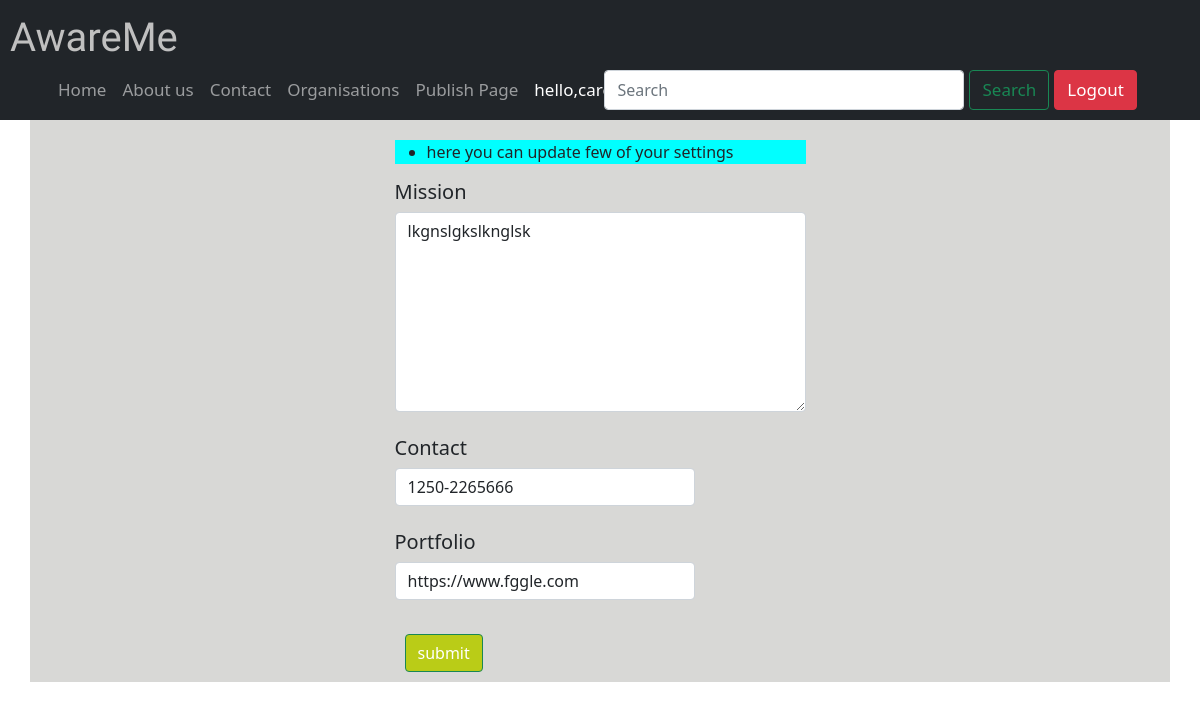
Page /awareme/account_setting/ (signed in) on the committed database.
### awaremeapp/models.py (models this page shows, shortened)
class OrgDetail(models.Model):
    user=models.OneToOneField(User,null=True,blank=True, on_delete=models.CASCADE)
    mission=models.TextField(blank=True,null=True)
    Contact=models.CharField(max_length=15,null=True)
    portfolio=models.URLField(blank=True,null=True)

### awaremeapp/decorators.py (the view)
        def wrapper_func(request,*args,**kwargs):
            group=None
            if request.user.groups.exists():
                group=request.user.groups.all()[0].name
            if group in allowed_roles:
                return view_func(request,*args,**kwargs)
            else:
                return HttpResponse('error page not found')

### awaremeapp/forms.py
class Organisation(ModelForm):
    class Meta:
        model = OrgDetail
        fields = '__all__'
        exclude=['user']
        widgets={
            'mission':Textarea(attrs={
                'class':"form-control",
                'style':'max-width:500px;max-height:200px',
                'placeholder':'mission'
            }),
            'Contact':TextInput(attrs={
                'class':"form-control",
                'style':'max-width:300px;',
                'placeholder':'contact'
            }),
            'portfolio':TextInput(attrs={
                'class':"form-control",
                'style':'max-width:300px;',
                'placeholder':'http://example.com'
            }),
        }

### awaremeapp/views.py (called while the page is built)
@login_required(login_url='login')
@allowed_user(allowed_roles=['admin', 'NGO'])
def account_set(request):
    ngo = request.user.orgdetail
    form = Organisation(instance=ngo)
    if request.method == 'POST':
        form = Organisation(request.POST, request.FILES, instance=ngo)
        if form.is_valid():
            form.save()
            return redirect('listFeed')
    context = {'form': form}
    return render(request, 'awaremeapp/account_setting.html', context)

### templates/awaremeapp/account_setting.html (shortened to what this page needs)
{% extends 'awaremeapp/orgbase.html' %}
{% load static %}
{% block content %}
<div class="container backg" style="display: flex;
    justify-content: center; ">
<form method="POST" enctype="multipart/form-data" style="margin-top: 20px;">
<ul style="background-color: rgb(1, 255, 255);"><li>here you can update few of your settings </li></ul>
<h5>{{form.mission.label}}</h5>
{{form.mission}}
<br>
<h5>{{form.Contact.label}}</h5>
{{form.Contact}}
<br>
<h5>{{form.portfolio.label}}</h5>
{{form.portfolio}}
<br>
<input type="submit" class="btn btn-success" style="background-color: rgb(186, 204, 23); margin: 10px;" value="submit">
</form>
</div>
{% endblock %}

### templates/awaremeapp/orgbase.html (shortened to what this page needs)
{% load static %}
<!DOCTYPE html>
<html lang="en">
<head>
  <link href="https://cdn.jsdelivr.net/npm/bootstrap@5.0.0/dist/css/bootstrap.min.css" rel="stylesheet"
>
  <link rel="stylesheet" href="{% static '/css/static.css' %}">
</head>
<body style="background: url('/static/images/do.jpg') no-repeat fixed center;background-size: cover;">
  <nav class="navbar navbar-expand-lg navbar-dark bg-dark sticky-top navflex ">
    <div >
    <a class="navbar-brand" id="font" style="margin-left:10px;" href="/">AwareMe</a>
      <div class="collapse navbar-collapse" id="navbarSupportedContent" style="margin-left:50px;">
        <ul class="navbar-nav me-0 mb-2 mb-lg-0">
          <li class="nav-item">
            <a class="nav-link size {% block homeactive %} {% endblock homeactive %}" aria-current="page"
              href="{% url 'listFeed'%}">Home</a>
          </li>
          <li class="nav-item">
            <a class="nav-link size {% block aboutactive %} {% endblock aboutactive %}" aria-current="page"
              href="{% url 'aboutus' %}">About us<a>
          </li>
          <li class="nav-item">
            <a class="nav-link size {% block contactactive %} {% endblock contactactive %}" aria-current="page"
              href="{% url 'contact' %}">Contact</a>
          </li>
          <li class="nav-item">
            <a class="nav-link size {% block organistionactive %} {% endblock organistionactive %}" aria-current="page"
              href="{% url 'details' %}">Organisations</a>
          </li>
          {% for group in request.user.groups.all %}
          {% if group.name == 'NGO' %}
          <li class="nav-item">
            <a class="nav-link size {% block newsactive %} {% endblock newsactive %} " href="{% url 'publishedFeed' %}">Publish Page</a>
          </li>
          {%endif%}
          {%endfor%}
          <li class="nav-item ">
            <a class="nav-link size active" aria-current="page">hello,{{request.user}}</a>
          </li>
        </ul>
        <form class="d-flex" method="GET" action="{% url 'search' %}">
          <input class="form-control inoutlog wid " type="search" placeholder="Search" name="query" id="query"
            aria-label="Search">
          <button class="btn btn-outline-success size mx-1 inoutlog" type="submit">Search</button>
        </form>
        <div>
          {% if user.is_authenticated %}
          <a class="btn btn-danger size  inoutlog " href="{% url 'logout' %}">Logout</a>
          {% else %}
          <a class="btn btn-danger size inoutlog" href="{% url 'login' %}">Login</a>
          {% endif %}
      </div>
      </div>
    </div>
  </nav>
  {% block content %}
  {% endblock %}
</body>
</html>

### static/css/static.css (style rules this page uses)
#font { font-family: 'Lobster', cursive; font-size: 5vh; margin-left: 10px; color: silver; }
.size { font-size: 17px; }
.wid { width:30vw; }
.inoutlog { position: relative; left:15vw; bottom: 6vh; }
.backg { background-color: rgba(192, 192, 189, 0.61); }
@media only screen and (max-width:1300px) { .inoutlog { margin: 2px 1px; position: relative; left:-3vw; bottom: 0vh; width:-moz-fit-content; } }

### rows in the picture
OrgDetail: mission "lkgnslgkslknglsk", Contact "1250-2265666", portfolio "https://www.fggle.com"
